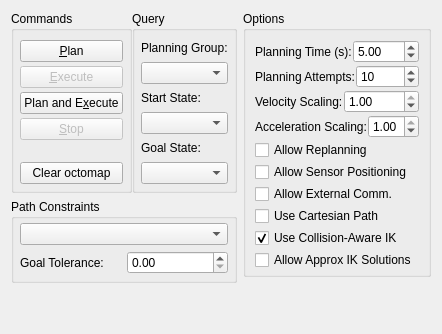
     <widget class="QWidget" name="planning">
      <attribute name="title">
       <string>Planning</string>
      </attribute>
      <layout class="QHBoxLayout" name="horizontalLayout_9">
       <item>
        <layout class="QVBoxLayout" name="verticalLayout_11">
         <property name="spacing">
          <number>0</number>
         </property>
         <item>
          <layout class="QHBoxLayout" name="horizontalLayout_7">
           <property name="spacing">
            <number>0</number>
           </property>
           <item>
            <widget class="QGroupBox" name="groupBox_9">
             <property name="title">
              <string>Commands</string>
             </property>
             <layout class="QVBoxLayout" name="verticalLayout_9">
              <property name="spacing">
               <number>4</number>
              </property>
              <property name="leftMargin">
               <number>6</number>
              </property>
              <property name="rightMargin">
               <number>6</number>
              </property>
              <property name="bottomMargin">
               <number>6</number>
              </property>
              <item>
               <widget class="QPushButton" name="plan_button">
                <property name="text">
                 <string>&amp;Plan</string>
                </property>
               </widget>
              </item>
              <item>
               <widget class="QPushButton" name="execute_button">
                <property name="enabled">
                 <bool>false</bool>
                </property>
                <property name="text">
                 <string>&amp;Execute</string>
                </property>
               </widget>
              </item>
              <item>
               <widget class="QPushButton" name="plan_and_execute_button">
                <property name="text">
                 <string>Plan and E&amp;xecute</string>
                </property>
               </widget>
              </item>
              <item>
               <widget class="QPushButton" name="stop_button">
                <property name="enabled">
                 <bool>false</bool>
                </property>
                <property name="text">
                 <string>&amp;Stop</string>
                </property>
               </widget>
              </item>
              <item>
               <widget class="QLabel" name="result_label">
                <property name="layoutDirection">
                 <enum>Qt::LeftToRight</enum>
                </property>
                <property name="text">
                 <string/>
                </property>
                <property name="alignment">
                 <set>Qt::AlignCenter</set>
                </property>
                <property name="wordWrap">
                 <bool>false</bool>
                </property>
               </widget>
              </item>
              <item>
               <widget class="QPushButton" name="clear_octomap_button">
                <property name="text">
                 <string>Clear octomap</string>
                </property>
               </widget>
              </item>
             </layout>
            </widget>
           </item>
           <item>
            <widget class="QGroupBox" name="groupBox_11">
             <property name="title">
              <string>Query</string>
             </property>
             <layout class="QVBoxLayout" name="verticalLayout_6">
              <property name="leftMargin">
               <number>6</number>
              </property>
              <property name="rightMargin">
               <number>6</number>
              </property>
              <property name="bottomMargin">
               <number>6</number>
              </property>
              <item>
               <layout class="QVBoxLayout" name="verticalLayout_planning_group">
                <item>
                 <widget class="QLabel" name="label_planning_group">
                  <property name="text">
                   <string>Planning Group:</string>
                  </property>
                 </widget>
                </item>
                <item>
                 <widget class="QComboBox" name="planning_group_combo_box"/>
                </item>
               </layout>
              </item>
              <item>
               <layout class="QVBoxLayout" name="verticalLayout_start_state">
                <item>
                 <widget class="QLabel" name="label_start_state">
                  <property name="text">
                   <string>Start State:</string>
                  </property>
                 </widget>
                </item>
                <item>
                 <widget class="QComboBox" name="start_state_combo_box"/>
                </item>
               </layout>
              </item>
              <item>
               <layout class="QVBoxLayout" name="verticalLayout_goal_state">
                <item>
                 <widget class="QLabel" name="label_goal_state">
                  <property name="text">
                   <string>Goal State:</string>
                  </property>
                 </widget>
                </item>
                <item>
                 <widget class="QComboBox" name="goal_state_combo_box"/>
                </item>
               </layout>
              </item>
             </layout>
            </widget>
           </item>
          </layout>
         </item>
         <item>
          <spacer name="verticalSpacer">
           <property name="orientation">
            <enum>Qt::Vertical</enum>
           </property>
           <property name="sizeType">
            <enum>QSizePolicy::Fixed</enum>
           </property>
           <property name="sizeHint" stdset="0">
            <size>
             <width>20</width>
             <height>6</height>
            </size>
           </property>
          </spacer>
         </item>
         <item>
          <widget class="QGroupBox" name="groupBox_12">
           <property name="title">
            <string>Path Constraints</string>
           </property>
           <layout class="QVBoxLayout" name="verticalLayout_15">
            <property name="leftMargin">
             <number>6</number>
            </property>
            <property name="topMargin">
             <number>4</number>
            </property>
            <property name="rightMargin">
             <number>6</number>
            </property>
            <property name="bottomMargin">
             <number>6</number>
            </property>
            <item>
             <widget class="QComboBox" name="path_constraints_combo_box"/>
            </item>
            <item>
             <layout class="QHBoxLayout" name="horizontalLayout_11">
              <item>
               <widget class="QLabel" name="label_6">
                <property name="text">
                 <string>Goal Tolerance:</string>
                </property>
               </widget>
              </item>
              <item>
               <widget class="QDoubleSpinBox" name="goal_tolerance"/>
              </item>
             </layout>
            </item>
           </layout>
          </widget>
         </item>
         <item>
          <spacer name="verticalSpacer_3">
           <property name="orientation">
            <enum>Qt::Vertical</enum>
           </property>
           <property name="sizeHint" stdset="0">
            <size>
             <width>20</width>
             <height>40</height>
            </size>
           </property>
          </spacer>
         </item>
        </layout>
       </item>
       <item>
        <layout class="QVBoxLayout" name="verticalLayout_18">
         <property name="spacing">
          <number>0</number>
         </property>
         <item>
          <widget class="QGroupBox" name="groupBox_10">
           <property name="title">
            <string>Options</string>
           </property>
           <layout class="QVBoxLayout" name="verticalLayout_10">
            <property name="spacing">
             <number>2</number>
            </property>
            <property name="bottomMargin">
             <number>4</number>
            </property>
            <item>
             <layout class="QHBoxLayout" name="horizontalLayout_3">
              <property name="spacing">
               <number>1</number>
              </property>
              <item>
               <widget class="QLabel" name="label_9">
                <property name="text">
                 <string>Planning Time (s):</string>
                </property>
               </widget>
              </item>
              <item>
               <widget class="QDoubleSpinBox" name="planning_time">
                <property name="sizePolicy">
                 <sizepolicy hsizetype="Minimum" vsizetype="Fixed">
                  <horstretch>0</horstretch>
                  <verstretch>0</verstretch>
                 </sizepolicy>
                </property>
                <property name="maximum">
                 <double>300.000000000000000</double>
                </property>
                <property name="value">
                 <double>5.000000000000000</double>
                </property>
               </widget>
              </item>
             </layout>
            </item>
            <item>
             <layout class="QHBoxLayout" name="horizontalLayout_15">
              <property name="spacing">
               <number>1</number>
              </property>
              <item>
               <widget class="QLabel" name="label_10">
                <property name="text">
                 <string>Planning Attempts:</string>
                </property>
               </widget>
              </item>
              <item>
               <widget class="QSpinBox" name="planning_attempts">
                <property name="sizePolicy">
                 <sizepolicy hsizetype="Minimum" vsizetype="Fixed">
                  <horstretch>0</horstretch>
                  <verstretch>0</verstretch>
                 </sizepolicy>
                </property>
                <property name="maximum">
                 <number>1000</number>
                </property>
                <property name="value">
                 <number>10</number>
                </property>
               </widget>
              </item>
             </layout>
            </item>
            <item>
             <layout class="QHBoxLayout" name="horizontalLayout_10">
              <property name="spacing">
               <number>1</number>
              </property>
              <item>
               <widget class="QLabel" name="label_11">
                <property name="text">
                 <string>Velocity Scaling:</string>
                </property>
               </widget>
              </item>
              <item>
               <widget class="QDoubleSpinBox" name="velocity_scaling_factor">
                <property name="maximum">
                 <double>1.000000000000000</double>
                </property>
                <property name="singleStep">
                 <double>0.010000000000000</double>
                </property>
                <property name="value">
                 <double>1.000000000000000</double>
                </property>
               </widget>
              </item>
             </layout>
            </item>
            <item>
             <layout class="QHBoxLayout" name="horizontalLayout_20">
              <property name="spacing">
               <number>1</number>
              </property>
              <item>
               <widget class="QLabel" name="label_20">
                <property name="text">
                 <string>Acceleration Scaling:</string>
                </property>
               </widget>
              </item>
              <item>
               <widget class="QDoubleSpinBox" name="acceleration_scaling_factor">
                <property name="maximum">
                 <double>1.000000000000000</double>
                </property>
                <property name="singleStep">
                 <double>0.010000000000000</double>
                </property>
                <property name="value">
                 <double>1.000000000000000</double>
                </property>
               </widget>
              </item>
             </layout>
            </item>
            <item>
             <widget class="QCheckBox" name="allow_replanning">
              <property name="text">
               <string>Allow Replanning</string>
              </property>
              <property name="checked">
               <bool>false</bool>
              </property>
             </widget>
            </item>
            <item>
             <widget class="QCheckBox" name="allow_looking">
              <property name="text">
               <string>Allow Sensor Positioning</string>
              </property>
              <property name="checked">
               <bool>false</bool>
              </property>
             </widget>
            </item>
            <item>
             <widget class="QCheckBox" name="allow_external_program">
              <property name="text">
               <string>Allow External Comm.</string>
              </property>
              <property name="checked">
               <bool>false</bool>
              </property>
             </widget>
            </item>
            <item>
             <widget class="QCheckBox" name="use_cartesian_path">
              <property name="text">
               <string>Use Cartesian Path</string>
              </property>
              <property name="checked">
               <bool>false</bool>
              </property>
             </widget>
            </item>
            <item>
             <widget class="QCheckBox" name="collision_aware_ik">
              <property name="text">
               <string>Use Collision-Aware IK</string>
              </property>
              <property name="checked">
               <bool>true</bool>
              </property>
             </widget>
            </item>
            <item>
             <widget class="QCheckBox" name="approximate_ik">
              <property name="text">
               <string>Allow Approx IK Solutions</string>
              </property>
             </widget>
            </item>
           </layout>
          </widget>
         </item>
         <item>
          <spacer name="verticalSpacer_2">
           <property name="orientation">
            <enum>Qt::Vertical</enum>
           </property>
           <property name="sizeHint" stdset="0">
            <size>
             <width>20</width>
             <height>40</height>
            </size>
           </property>
          </spacer>
         </item>
        </layout>
       </item>
      </layout>
     </widget>
